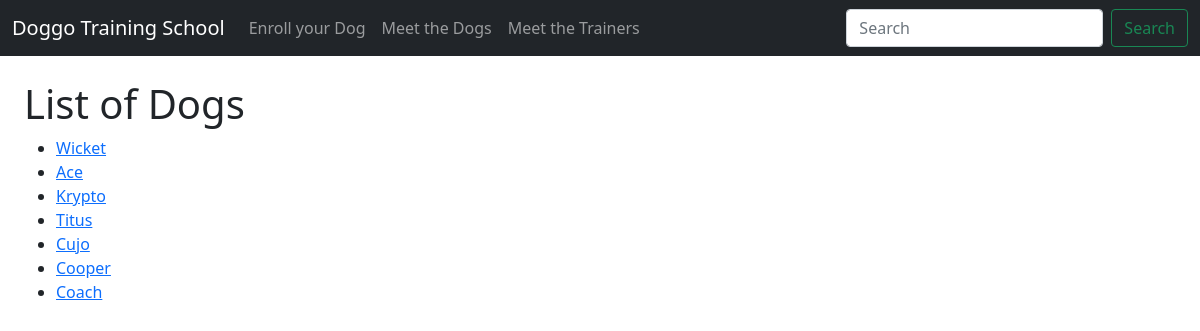
Page /dogs on the earlier database version.
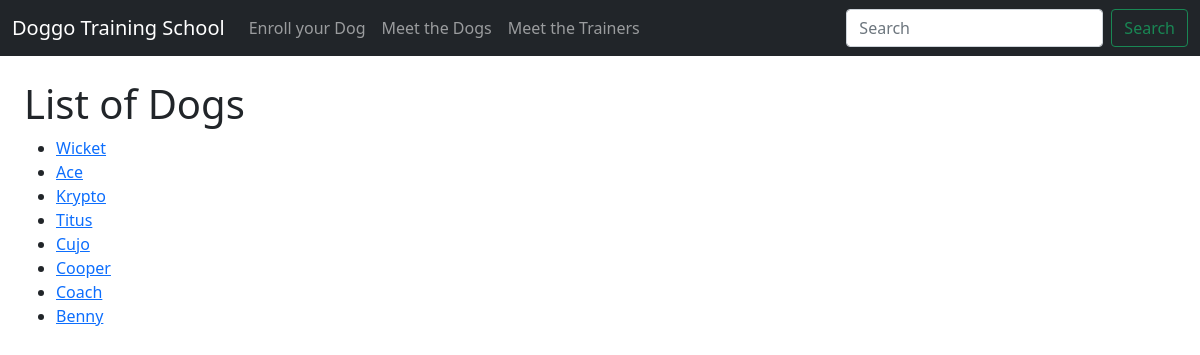
Same page on the later database version.
### tables this page shows
CREATE TABLE "dogs" (
	"id"	INTEGER NOT NULL UNIQUE,
	"name"	TEXT NOT NULL,
	"breed"	TEXT,
	"age"	INTEGER,
	"owner"	NUMERIC NOT NULL,
	"treats"	TEXT,
	"trainer"	TEXT,
	"pic"	TEXT,
	"tricks"	TEXT,
	"medical_history"	TEXT,
	PRIMARY KEY("id" AUTOINCREMENT)
);

### app.py (the view)
@app.route('/dogs')
def dogs():
    dogs = show_dogs()
    return render_template('dogs.html',dogs=dogs)

### dog_data.py (called while the page is built)
def connect_db(path):
    conn = sqlite3.connect(path)
    conn.row_factory = sqlite3.Row
    return (conn, conn.cursor())

def show_dogs():
    conn, cur = connect_db(db_path)
    query = 'SELECT * FROM dogs'
    results = cur.execute(query).fetchall()
    conn.close()
    return results

### templates/dogs.html (shortened to what this page needs)
{% extends 'base.html' %}
{% block content %}
<h1>List of Dogs</h1>
<ul>
  {% for dog in dogs %}
    <li><a href="{{ url_for('dog_profile', dog_id=dog.id) }}">{{ dog.name }}</a></li>
  {% endfor %}
</ul>
{% endblock %}

Differences in the rows shown:
added dogs: name "Benny"
